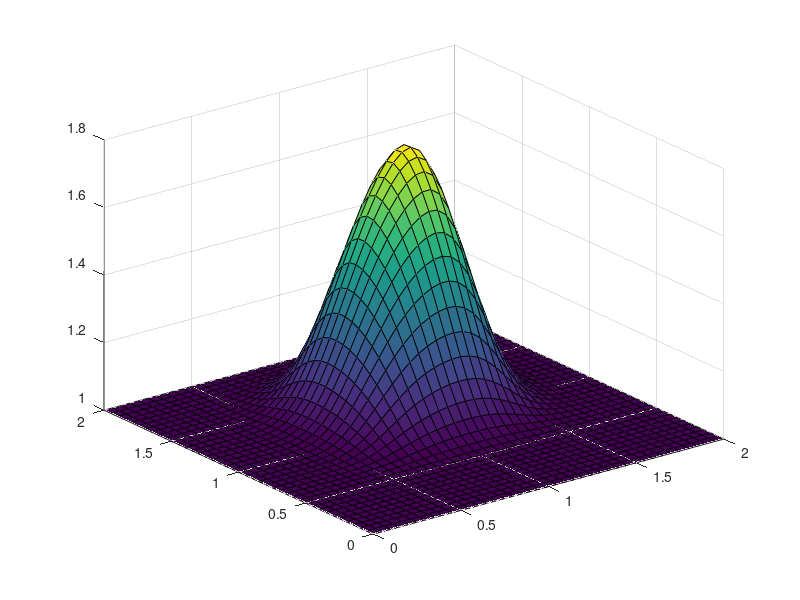

Write MATLAB code to recreate this figure.
%%%variable declarations
clear all
nx = 41;
ny = 41;
nt = 120;
c=1;
dx = 2.0/(nx-1);
dy = 2.0/(ny-1);
sigma = .009;
nu=.01;
dt = sigma*dx*dy/nu;

x = linspace(0,2,nx);
y = linspace(0,2,ny);

u = ones(ny,nx); %%create a 1xn vector of 1's
v = ones(ny,nx);
un=ones(ny,nx);
vn=ones(ny,nx);
comb=ones(ny,nx);

%%%Assign initial conditions

u(.5/dy:1/dy+1,.5/dx:1/dx+1)=2; %%set hat function I.C. : u(.5<=x<=1 && .5<=y<=1 ) is 2
v(.5/dy:1/dy+1,.5/dx:1/dx+1)=2; %%set hat function I.C. : u(.5<=x<=1 && .5<=y<=1 ) is 2

%%%Plot Initial Condition
 %%the figsize parameter can be used to produce different sized images
                  
[X, Y] = meshgrid(x,y);                            


for n=1:nt+1
    un=u;
    vn=v;
    for i=2:(ny-1)
        for j=2:(nx-1)
        u(i,j)=u(i,j)- (dt/dx) * u(i,j)*(u(i,j) -u(i-1,j)) - (dt/dy) * v(i,j)*(u(i,j)-u(i,j-1)) + (nu*dt/dx^2) *(u(i-1,j)-2*u(i,j)+u(i-1,j)) + (nu*dt/dy^2) * (u(i,j+1)-2*u(i,j)+u(i,j-1));
        v(i,j)=v(i,j)- (dt/dx) * u(i,j)*(v(i,j) -v(i-1,j)) - (dt/dy) * v(i,j)*(v(i,j)-v(i,j-1)) + (nu*dt/dx^2) *( v(i-1,j)-2*v(i,j)+v(i-1,j)) + (nu*dt/dy^2) * (v(i,j+1)-2*v(i,j)+v(i,j-1));
            u(1:ny,1)=1;
            u(1,1:nx)=1;
            u(ny,1:nx)=1;
            u(1:nx,ny)=1;
            v(1:ny,1)=1;
            v(1,1:nx)=1;
            v(ny,1:nx)=1;
            v(1:nx,ny)=1;
        end
    end
   surf(x,y,u)
   pause(0.1)
end

